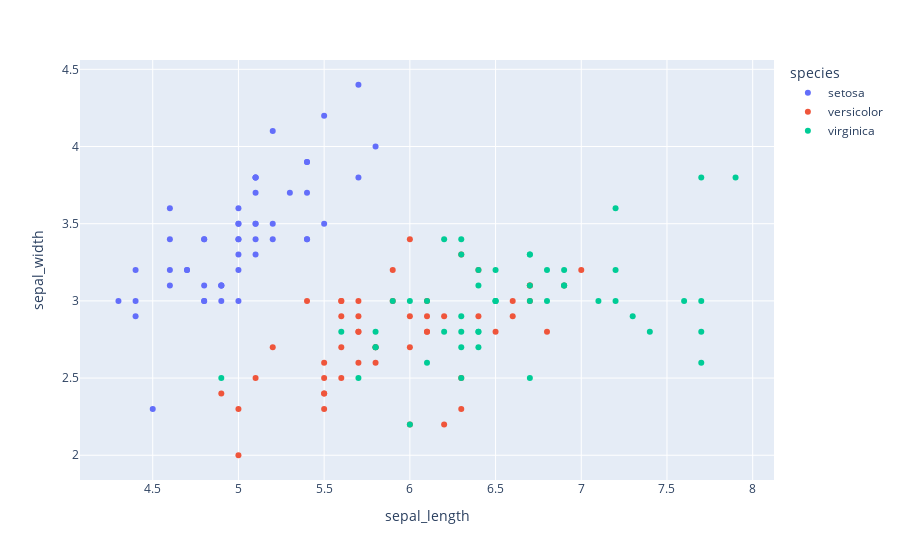

Notebook source saved alongside this figure:
### Code cell
iris = px.data.iris()
fig = px.scatter(iris, x='sepal_length', y='sepal_width', color = 'species')
fig.show()

### Figure 1 — Plotly figure (JSON) as saved in the notebook; plotly's stock layout.template omitted (floating-point values rounded to 4 significant figures)
{"data": [{"hovertemplate": "species=setosa<br>sepal_length=%{x}<br>sepal_width=%{y}<extra></extra>", "legendgroup": "setosa", "marker": {"color": "#636efa", "symbol": "circle"}, "mode": "markers", "name": "setosa", "orientation": "v", "showlegend": true, "type": "scatter", "x": [5.1, 4.9, 4.7, 4.6, 5, 5.4, 4.6, 5, 4.4, 4.9, 5.4, 4.8, 4.8, 4.3, 5.8, 5.7, 5.4, 5.1, 5.7, 5.1, 5.4, 5.1, 4.6, 5.1, 4.8, 5, 5, 5.2, 5.2, 4.7, 4.8, 5.4, 5.2, 5.5, 4.9, 5, 5.5, 4.9, 4.4, 5.1, 5, 4.5, 4.4, 5, 5.1, 4.8, 5.1, 4.6, 5.3, 5], "xaxis": "x", "y": [3.5, 3, 3.2, 3.1, 3.6, 3.9, 3.4, 3.4, 2.9, 3.1, 3.7, 3.4, 3, 3, 4, 4.4, 3.9, 3.5, 3.8, 3.8, 3.4, 3.7, 3.6, 3.3, 3.4, 3, 3.4, 3.5, 3.4, 3.2, 3.1, 3.4, 4.1, 4.2, 3.1, 3.2, 3.5, 3.1, 3, 3.4, 3.5, 2.3, 3.2, 3.5, 3.8, 3, 3.8, 3.2, 3.7, 3.3], "yaxis": "y"}, {"hovertemplate": "species=versicolor<br>sepal_length=%{x}<br>sepal_width=%{y}<extra></extra>", "legendgroup": "versicolor", "marker": {"color": "#EF553B", "symbol": "circle"}, "mode": "markers", "name": "versicolor", "orientation": "v", "showlegend": true, "type": "scatter", "x": [7, 6.4, 6.9, 5.5, 6.5, 5.7, 6.3, 4.9, 6.6, 5.2, 5, 5.9, 6, 6.1, 5.6, 6.7, 5.6, 5.8, 6.2, 5.6, 5.9, 6.1, 6.3, 6.1, 6.4, 6.6, 6.8, 6.7, 6, 5.7, 5.5, 5.5, 5.8, 6, 5.4, 6, 6.7, 6.3, 5.6, 5.5, 5.5, 6.1, 5.8, 5, 5.6, 5.7, 5.7, 6.2, 5.1, 5.7], "xaxis": "x", "y": [3.2, 3.2, 3.1, 2.3, 2.8, 2.8, 3.3, 2.4, 2.9, 2.7, 2, 3, 2.2, 2.9, 2.9, 3.1, 3, 2.7, 2.2, 2.5, 3.2, 2.8, 2.5, 2.8, 2.9, 3, 2.8, 3, 2.9, 2.6, 2.4, 2.4, 2.7, 2.7, 3, 3.4, 3.1, 2.3, 3, 2.5, 2.6, 3, 2.6, 2.3, 2.7, 3, 2.9, 2.9, 2.5, 2.8], "yaxis": "y"}, {"hovertemplate": "species=virginica<br>sepal_length=%{x}<br>sepal_width=%{y}<extra></extra>", "legendgroup": "virginica", "marker": {"color": "#00cc96", "symbol": "circle"}, "mode": "markers", "name": "virginica", "orientation": "v", "showlegend": true, "type": "scatter", "x": [6.3, 5.8, 7.1, 6.3, 6.5, 7.6, 4.9, 7.3, 6.7, 7.2, 6.5, 6.4, 6.8, 5.7, 5.8, 6.4, 6.5, 7.7, 7.7, 6, 6.9, 5.6, 7.7, 6.3, 6.7, 7.2, 6.2, 6.1, 6.4, 7.2, 7.4, 7.9, 6.4, 6.3, 6.1, 7.7, 6.3, 6.4, 6, 6.9, 6.7, 6.9, 5.8, 6.8, 6.7, 6.7, 6.3, 6.5, 6.2, 5.9], "xaxis": "x", "y": [3.3, 2.7, 3, 2.9, 3, 3, 2.5, 2.9, 2.5, 3.6, 3.2, 2.7, 3, 2.5, 2.8, 3.2, 3, 3.8, 2.6, 2.2, 3.2, 2.8, 2.8, 2.7, 3.3, 3.2, 2.8, 3, 2.8, 3, 2.8, 3.8, 2.8, 2.8, 2.6, 3, 3.4, 3.1, 3, 3.1, 3.1, 3.1, 2.7, 3.2, 3.3, 3, 2.5, 3, 3.4, 3], "yaxis": "y"}], "layout": {"autosize": true, "legend": {"title": {"text": "species"}, "tracegroupgap": 0}, "margin": {"t": 60}, "xaxis": {"anchor": "y", "autorange": true, "domain": [0, 1], "range": [4.066, 8.134], "title": {"text": "sepal_length"}, "type": "linear"}, "yaxis": {"anchor": "x", "autorange": true, "domain": [0, 1], "range": [1.814, 4.586], "title": {"text": "sepal_width"}, "type": "linear"}}}
